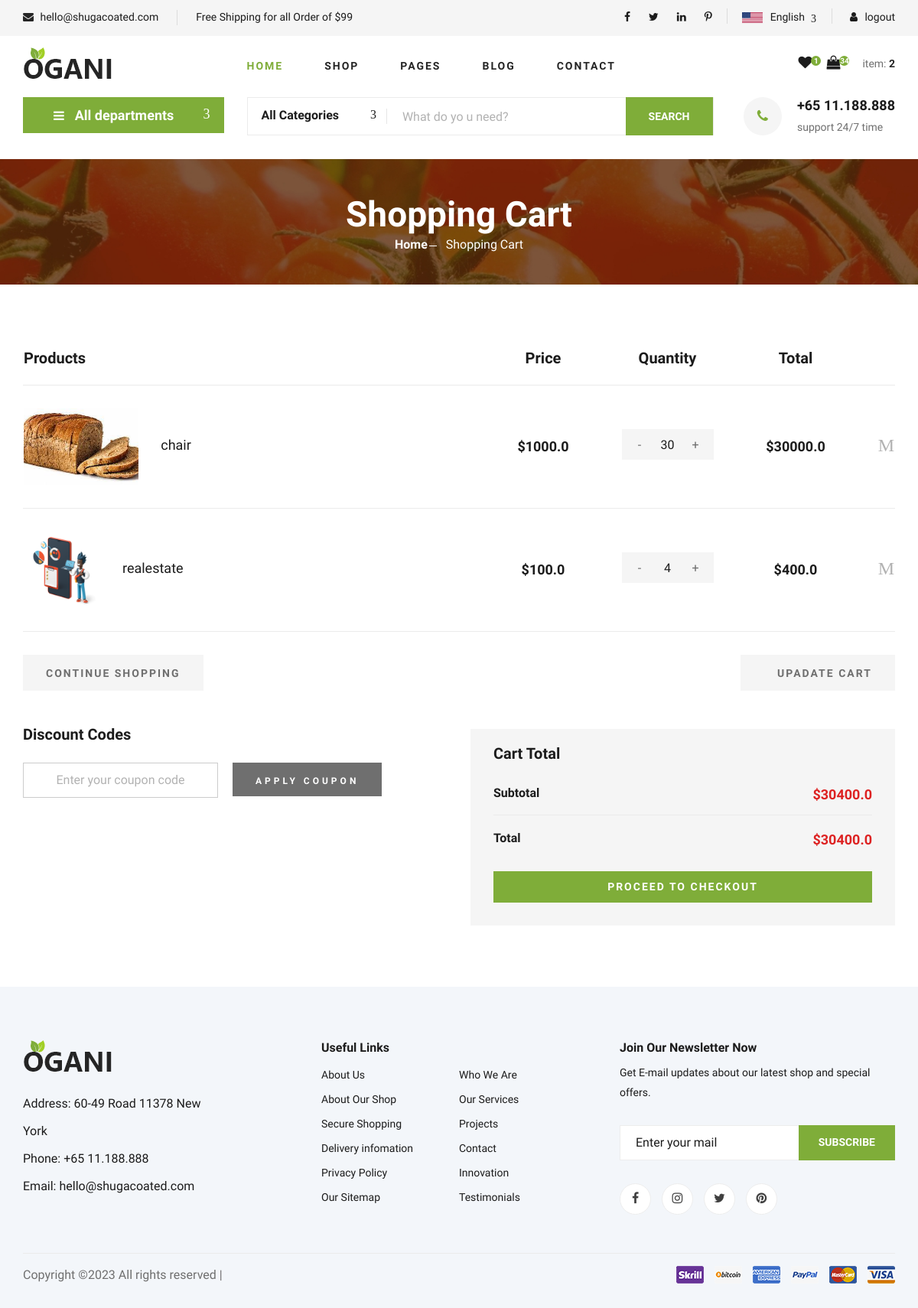
The page /shoping-cart (signed in) on the database its author committed.
### Estorapp/models.py (models this page shows, shortened)
class OrderItem(models.Model):
    product = models.ForeignKey(Product, on_delete=models.CASCADE, null=True, blank=True)
    order = models.ForeignKey(Order, on_delete=models.SET_NULL, blank=True, null=True )
    quantity = models.IntegerField(default=0, null=True, blank=True)
    date_added = models.DateTimeField(auto_now_add=True)
    @property
    def get_total(self):
        total = self.product.price * self.quantity
        return total

class Product(models.Model):
    name = models.CharField(max_length=200)
    product_type =models.ForeignKey(ProductType, on_delete=models.CASCADE, max_length=50,null=True, blank=True)
    price = models.FloatField()
    slash_price = models.FloatField(null=True,)
    product_brifing = models.CharField(max_length=50,null=True, blank=True)
    product_details = models.TextField(max_length=5000,null=True, blank=True)
    product_informations = models.TextField(max_length=5000,null=True, blank=True)
    image = models.ImageField(upload_to="images", null=True,blank=True)

class Order(models.Model):
    customer = models.ForeignKey(Customer, on_delete=models.SET_NULL, null=True, blank=True )
    date_ordered = models.DateTimeField(auto_now_add=True)
    complete = models.BooleanField(default=False, null=True, blank=False)
    transaction_id = models.CharField(max_length=100, null=True)
    class Meta:
        ordering = ["-transaction_id"]
    @property
    def get_cart_total(self):
        orderitems = self.orderitem_set.all()
        total = sum([item.get_total for item in orderitems])
        return total
    @property
    def get_cart_items(self):
        orderitems = self.orderitem_set.all()
        total = sum([item.quantity for item in orderitems])
        return total

### Estorapp/views.py (the view)
# urls.py: path("shoping-cart", views.shopingCart, name='shoping-cart'),
def shopingCart(request):
    if request.user.is_authenticated:
        customer = request.user.customer
        order, created = Order.objects.get_or_create(customer=customer, complete=False)
        items = order.orderitem_set.all()
        cartItems = order.get_cart_items
        get_orderitems = order.orderitem_set.all().count()
    else:
        items = []
        order = {'get_cart_total': 0, 'get_cart_items': 0}
        cartItems = order['get_cart_items']
        get_orderitems = 0
    context = {"items": items, "order": order, 'cartItems': cartItems,'get_orderitems':get_orderitems}
    return render(request, 'shoping-cart.html', context)

### Estorapp/templates/shoping-cart.html (shortened to what this page needs)
{% extends "main.html"%}
{% load static %}
{% block content %}
    <header class="header">
        <div class="header__top">
            <div class="container">
                <div class="row">
                    <div class="col-lg-6 col-md-6">
                        <div class="header__top__left">
                            <ul>
                                <li><i class="fa fa-envelope"></i> hello@shugacoated.com</li>
                                <li>Free Shipping for all Order of $99</li>
                            </ul>
                        </div>
                    </div>
                    <div class="col-lg-6 col-md-6">
                        <div class="header__top__right">
                            <div class="header__top__right__social">
                                <a href="#"><i class="fa fa-facebook"></i></a>
                                <a href="#"><i class="fa fa-twitter"></i></a>
                                <a href="#"><i class="fa fa-linkedin"></i></a>
                                <a href="#"><i class="fa fa-pinterest-p"></i></a>
                            </div>
                            <div class="header__top__right__language">
                                <img src="{% static 'images/img/language.png' %}" alt="">
                                <div>English</div>
                                <span class="arrow_carrot-down"></span>
                            </div>
                            <div class="header__top__right__auth">
                                 {% if user.is_authenticated %}
                                 <a href="{% url 'logout'%}"><i class="fa fa-user"></i> logout</a>
                              {%else%}
                                 <a href="{% url 'login'%}"><i class="fa fa-user"></i> Login</a>
                              {% endif %}
                            </div>
                        </div>
                    </div>
                </div>
            </div>
        </div>
        <div class="container">
            <div class="row">
                <div class="col-lg-3">
                    <div class="header__logo">
                        <a href="{% url 'home' %}"><img src="{% static 'images/img/logo.png' %}" alt=""></a>
                    </div>
                </div>
                <div class="col-lg-6">
                    <nav class="header__menu">
                          <ul>
                                <li class="active"><a href="{% url 'home'%}">Home</a></li>
                                <li><a href="{% url 'shop-grid' %}">Shop</a></li>
                                <li><a href="#">Pages</a>
                                </li>
                                <li><a href="{% url 'blog' %}">Blog</a></li>
                                <li><a href="{% url 'contact' %}">Contact</a></li>
                          </ul>
                    </nav>
                </div>
                <div class="col-lg-3">
                    <div class="header__cart">
                        <ul>
                            <li><a href="#"><i class="fa fa-heart"></i> <span>1</span></a></li>
                            <li><a href="{% url 'shoping-cart' %}"><i class="fa fa-shopping-bag"></i> <span>{{cartItems}}</span></a></li>
                        </ul>
                        <div class="header__cart__price">item: <span>{{get_orderitems}}</span></div>
                    </div>
                </div>
            </div>
        </div>
    </header>
    <section class="hero hero-normal">
        <div class="container">
            <div class="row">
                <div class="col-lg-3">
                    <div class="hero__categories">
                        <div class="hero__categories__all">
                            <i class="fa fa-bars"></i>
                            <span>All departments</span>
                        </div>
                    </div>
                </div>
                <div class="col-lg-9">
                    <div class="hero__search">
                        <div class="hero__search__form">
                            <form action="#">
                                <div class="hero__search__categories">
                                    All Categories
                                    <span class="arrow_carrot-down"></span>
                                </div>
                                <input type="text" placeholder="What do yo u need?">
                                <button type="submit" class="site-btn">SEARCH</button>
                            </form>
                        </div>
                        <div class="hero__search__phone">
                            <div class="hero__search__phone__icon">
                                <i class="fa fa-phone"></i>
                            </div>
                            <div class="hero__search__phone__text">
                                <h5>+65 11.188.888</h5>
                                <span>support 24/7 time</span>
                            </div>
                        </div>
                    </div>
                </div>
            </div>
        </div>
    </section>
    <section class="breadcrumb-section set-bg" data-setbg="{% static 'images/img/breadcrumb.jpg' %}">
        <div class="container">
            <div class="row">
                <div class="col-lg-12 text-center">
                    <div class="breadcrumb__text">
                        <h2>Shopping Cart</h2>
                        <div class="breadcrumb__option">
                            <a href="{% url 'home'%}">Home</a>
                            <span>Shopping Cart</span>
                        </div>
                    </div>
                </div>
            </div>
        </div>
    </section>
    <section class="shoping-cart spad">
        <div class="container">
            <div class="row">
                <div class="col-lg-12">
                    <div class="shoping__cart__table">
                        <table>
                            <thead>
                                <tr>
                                    <th class="shoping__product">Products</th>
                                    <th>Price</th>
                                    <th>Quantity</th>
                                    <th>Total</th>
                                    <th></th>
                                </tr>
                            </thead>
                            <tbody>
                                <tr>
                                    {% for item in items %}
                                    <td class="shoping__cart__item">
                                        <img style="height:100px" src="{{item.product.image.url}}" alt="">
                                        <h5>{{item.product.name}}</h5>
                                    </td>
                                    <td class="shoping__cart__price">
                                       ${{item.product.price}}
                                    </td>
                                    <td class="shoping__cart__quantity">
                                        <div class="quantity">
                                            <div class="pro-qty">
                                                <input type="text" value="{{item.quantity}}">
                                            </div>
                                        </div>
                                    </td>
                                    <td class="shoping__cart__total">
                                        ${{item.get_total}}
                                    </td>
                                    <td class="shoping__cart__item__close">
                                        <span class="icon_close"></span>
                                    </td>
                                </tr>
                                {% endfor%}
                            </tbody>
                        </table>
                    </div>
                </div>
            </div>
            <div class="row">
                <div class="col-lg-12">
                    <div class="shoping__cart__btns">
                        <a href="#" class="primary-btn cart-btn">CONTINUE SHOPPING</a>
                        <a href="#" class="primary-btn cart-btn cart-btn-right"><span class="icon_loading"></span>
                            Upadate Cart</a>
                    </div>
                </div>
                <div class="col-lg-6">
                    <div class="shoping__continue">
                        <div class="shoping__discount">
                            <h5>Discount Codes</h5>
                            <form action="#">
                                <input type="text" placeholder="Enter your coupon code">
                                <button type="submit" class="site-btn">APPLY COUPON</button>
                            </form>
                        </div>
                    </div>
                </div>
                <div class="col-lg-6">
                    <div class="shoping__checkout">
                        <h5>Cart Total</h5>
                        <ul>
                            <li>Subtotal <span>${{order.get_cart_total}}</span></li>
                            <li>Total <span>${{order.get_cart_total}}</span></li>
                        </ul>
                        <a href="{% url 'checkout' %}" class="primary-btn">PROCEED TO CHECKOUT</a>
                    </div>
                </div>
            </div>
        </div>
    </section>
{% endblock content %}

### rows shown on the page
OrderItem: product.image (picture), product.name "chair", product.price "1000.0", quantity "30", get_total "30000.0"
OrderItem: product.image (picture), product.name "realestate", product.price "100.0", quantity "4", get_total "400.0"
Order: get_cart_total "30400.0"

### other values the page prints
{{ cartItems }} "34"
{{ get_orderitems }} "2"
